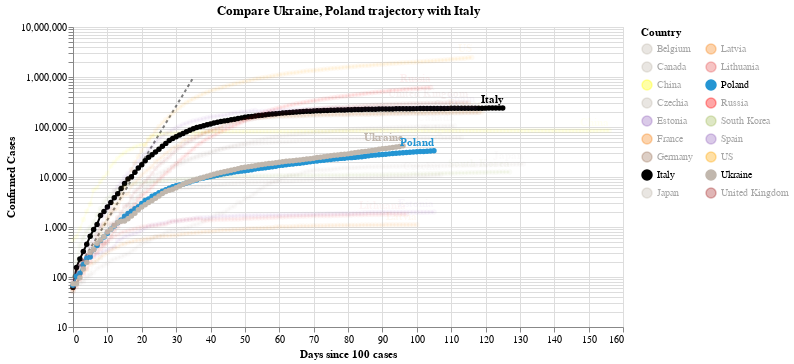

Source (notebook cell):
### Code cell
#hide_input
chart2 = make_since_chart(dff2, ['Ukraine', 'Poland'], baseline_countries)
chart2

### Figure 1 — Vega-Lite specification as saved in the notebook (floating-point values rounded to 4 significant figures; data arrays with more than 128 entries replaced by an {"elided": "..."} marker saying what was removed)
{"config": {"view": {"continuousWidth": 400, "continuousHeight": 300}}, "layer": [{"data": {"name": "data-628230001892d6798b50651be41d1b3e"}, "mark": {"type": "line", "color": "black", "opacity": 0.5, "strokeDash": [3, 3]}, "encoding": {"x": {"type": "quantitative", "field": "Days since 100 cases"}, "y": {"type": "quantitative", "field": "Confirmed Cases"}}}, {"data": {"name": "data-97d416d33672a2d68bd29a7aa754a843"}, "mark": {"type": "line", "point": true}, "encoding": {"color": {"type": "nominal", "field": "Country", "legend": {"columns": 2}, "scale": {"domain": ["Belgium", "Canada", "China", "Czechia", "Estonia", "France", "Germany", "Italy", "Japan", "Latvia", "Lithuania", "Poland", "Russia", "South Korea", "Spain", "US", "Ukraine", "United Kingdom"], "range": ["#C1B7AD", "#C1B7AD", "yellow", "#C1B7AD", "#9467bd", "#F58518", "#9D755D", "black", "#C1B7AD", "#F58518", "#E45756", "#2495D3", "red", "#A1BA59", "#9467bd", "orange", "#C1B7AD", "brown"]}}, "opacity": {"condition": {"value": 1, "selection": "selector003"}, "value": 0.05}, "tooltip": [{"type": "nominal", "field": "Country"}, {"type": "temporal", "field": "Date"}, {"type": "quantitative", "field": "Confirmed Cases"}, {"type": "quantitative", "field": "Days since 100 cases"}], "x": {"type": "quantitative", "field": "Days since 100 cases"}, "y": {"type": "quantitative", "field": "Confirmed Cases", "scale": {"type": "log"}}}, "selection": {"selector003": {"type": "multi", "fields": ["Country"], "bind": "legend", "init": [{"Country": "Ukraine"}, {"Country": "Poland"}, {"Country": "Italy"}]}}, "width": 550}, {"data": {"name": "data-97d416d33672a2d68bd29a7aa754a843"}, "mark": {"type": "text", "align": "right", "dy": -8, "fontWeight": "bold"}, "encoding": {"color": {"type": "nominal", "field": "Country", "legend": {"columns": 2}, "scale": {"domain": ["Belgium", "Canada", "China", "Czechia", "Estonia", "France", "Germany", "Italy", "Japan", "Latvia", "Lithuania", "Poland", "Russia", "South Korea", "Spain", "US", "Ukraine", "United Kingdom"], "range": ["#C1B7AD", "#C1B7AD", "yellow", "#C1B7AD", "#9467bd", "#F58518", "#9D755D", "black", "#C1B7AD", "#F58518", "#E45756", "#2495D3", "red", "#A1BA59", "#9467bd", "orange", "#C1B7AD", "brown"]}}, "opacity": {"condition": {"value": 1, "selection": "selector003"}, "value": 0.05}, "text": {"type": "nominal", "field": "Country"}, "tooltip": [{"type": "nominal", "field": "Country"}, {"type": "temporal", "field": "Date"}, {"type": "quantitative", "field": "Confirmed Cases"}, {"type": "quantitative", "field": "Days since 100 cases"}], "x": {"type": "quantitative", "field": "Days since 100 cases"}, "y": {"type": "quantitative", "field": "Confirmed Cases", "scale": {"type": "log"}}}, "transform": [{"filter": "(datum['Date'] >= 1593129600000)"}], "width": 550}], "title": "Compare Ukraine, Poland trajectory with Italy", "$schema": "https://vega.github.io/schema/vega-lite/v4.0.2.json", "datasets": {"data-628230001892d6798b50651be41d1b3e": [{"Days since 100 cases": 0, "Confirmed Cases": 100.0}, {"Days since 100 cases": 1, "Confirmed Cases": 130.0}, {"Days since 100 cases": 2, "Confirmed Cases": 169.0}, {"Days since 100 cases": 3, "Confirmed Cases": 219.7}, {"Days since 100 cases": 4, "Confirmed Cases": 285.6}, {"Days since 100 cases": 5, "Confirmed Cases": 371.3}, {"Days since 100 cases": 6, "Confirmed Cases": 482.7}, {"Days since 100 cases": 7, "Confirmed Cases": 627.5}, {"Days since 100 cases": 8, "Confirmed Cases": 815.7}, {"Days since 100 cases": 9, "Confirmed Cases": 1060.0}, {"Days since 100 cases": 10, "Confirmed Cases": 1379.0}, {"Days since 100 cases": 11, "Confirmed Cases": 1792.0}, {"Days since 100 cases": 12, "Confirmed Cases": 2330.0}, {"Days since 100 cases": 13, "Confirmed Cases": 3029.0}, {"Days since 100 cases": 14, "Confirmed Cases": 3937.0}, {"Days since 100 cases": 15, "Confirmed Cases": 5119.0}, {"Days since 100 cases": 16, "Confirmed Cases": 6654.0}, {"Days since 100 cases": 17, "Confirmed Cases": 8650.0}, {"Days since 100 cases": 18, "Confirmed Cases": 11250.0}, {"Days since 100 cases": 19, "Confirmed Cases": 14620.0}, {"Days since 100 cases": 20, "Confirmed Cases": 19000.0}, {"Days since 100 cases": 21, "Confirmed Cases": 24710.0}, {"Days since 100 cases": 22, "Confirmed Cases": 32120.0}, {"Days since 100 cases": 23, "Confirmed Cases": 41750.0}, {"Days since 100 cases": 24, "Confirmed Cases": 54280.0}, {"Days since 100 cases": 25, "Confirmed Cases": 70560.0}, {"Days since 100 cases": 26, "Confirmed Cases": 91730.0}, {"Days since 100 cases": 27, "Confirmed Cases": 119300.0}, {"Days since 100 cases": 28, "Confirmed Cases": 155000.0}, {"Days since 100 cases": 29, "Confirmed Cases": 201500.0}, {"Days since 100 cases": 30, "Confirmed Cases": 262000.0}, {"Days since 100 cases": 31, "Confirmed Cases": 340600.0}, {"Days since 100 cases": 32, "Confirmed Cases": 442800.0}, {"Days since 100 cases": 33, "Confirmed Cases": 575600.0}, {"Days since 100 cases": 34, "Confirmed Cases": 748300.0}, {"Days since 100 cases": 35, "Confirmed Cases": 972800.0}], "data-97d416d33672a2d68bd29a7aa754a843": {"elided": "2080 records"}}}
